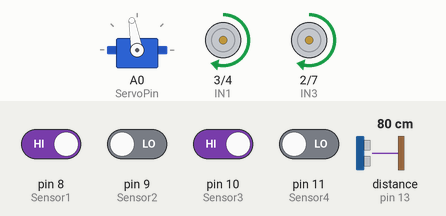
Simulated run of this sketch. Board: Arduino Uno, built with avr-gcc and run on an emulated ATmega328P. On the bench: servo, motor-driver pin pairs drawn as motors (green arrow = first pin HIGH = forward, orange = second pin HIGH = backward, longer = more drive, scaled by the enable pin). Wiring (inferred from the names in the program): ultrasonic range finder: trigger pin 12; echo pin 13. The test bench sets the inputs (shaded band); at power-on: pin 8 (Sensor1), pin 10 (Sensor3) HIGH, pin 9 (Sensor2), pin 11 (Sensor4) LOW, distance to the obstacle (sensor on pin 13) 80 cm. The echo pulse lasts 58.3 µs per cm.

Above: at 1.2 s.
1.3 s: distance to the obstacle (sensor on pin 13) set to 34 cm
2.8 s: distance to the obstacle (sensor on pin 13) set to 30 cm
At 3.2 s:
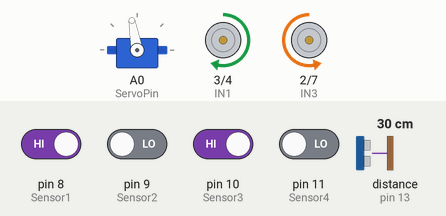
At 4.0 s:
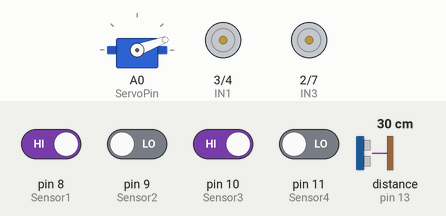
5.8 s: distance to the obstacle (sensor on pin 13) set to 2 cm
At 7.3 s:
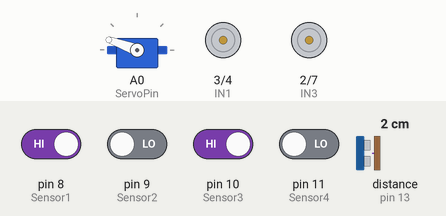
8.8 s: distance to the obstacle (sensor on pin 13) set to 4 cm
Timing chart, 0 to 12.8 s (numbered marks = the images above; inputs shaded):
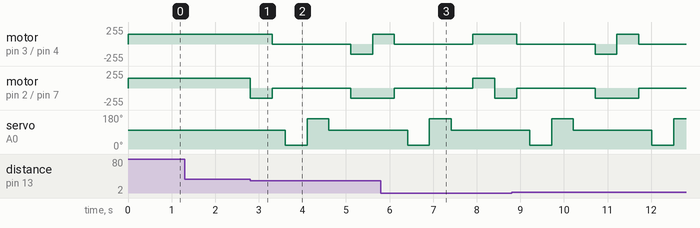

Measured:
- the behaviour switches between 31 and 30 cm on distance to the obstacle (sensor on pin 13) (found by bisection; images 0 and 1)
- after the input at 1.3 s, every drawn part: stays the same
- after the input at 2.8 s, motor on pin 3 (IN1) / pin 4 (IN2): forward 150/255 → stopped after 0.50 s, → backward 150/255 1.8 s later, → forward 150/255 0.50 s later; motor on pin 2 (IN3) / pin 7 (IN4): forward 150/255 → backward 150/255 at once, → stopped 0.50 s later, → backward 150/255 1.8 s later

The sketch:

robot.ino
```cpp
#include <Servo.h>  // Include biblioteca pentru controlul servomotoarelor

// Pinuri pentru driver-ul motorului
#define ENA 5  // Pin pentru controlul vitezei motorului stânga
#define ENB 6  // Pin pentru controlul vitezei motorului dreapta
#define IN1 3  // Pin pentru direcția motorului stânga
#define IN2 4  // Pin pentru direcția motorului stânga
#define IN3 2  // Pin pentru direcția motorului dreapta
#define IN4 7  // Pin pentru direcția motorului dreapta

// Pinuri pentru senzorul ultrasonic
#define Trig 12  // Pin pentru trimiterea semnalului
#define Echo 13  // Pin pentru recepționarea semnalului

// Pinuri pentru senzorii cu infraroșu
#define Sensor1 8  // Pin pentru senzorul 1
#define Sensor2 9  // Pin pentru senzorul 2
#define Sensor3 10 // Pin pentru senzorul 3
#define Sensor4 11 // Pin pentru senzorul 4

// Pin pentru servomotor
#define ServoPin A0  // Pin pentru controlul servomotorului

Servo myservo;  // Declararea obiectului servomotor
float distance; // Variabilă pentru stocarea distanței măsurate

// Setarea vitezei
#define carSpeed 150  // Viteză constantă pentru motor

// Declarația funcțiilor
void forward(); // Funcția pentru deplasare înainte
void back();    // Funcția pentru deplasare înapoi
void left();    // Funcția pentru deplasare spre stânga
void right();   // Funcția pentru deplasare spre dreapta
void stop();    // Funcția pentru oprirea robotului
float GetDistance(); // Funcția pentru măsurarea distanței
void lineTracing();  // Funcția pentru urmărirea liniei

// Configurație inițială
void setup() {
    pinMode(ENA, OUTPUT);  // Setare pin ENA ca ieșire
    pinMode(ENB, OUTPUT);  // Setare pin ENB ca ieșire
    pinMode(IN1, OUTPUT);  // Setare pin IN1 ca ieșire
    pinMode(IN2, OUTPUT);  // Setare pin IN2 ca ieșire
    pinMode(IN3, OUTPUT);  // Setare pin IN3 ca ieșire
    pinMode(IN4, OUTPUT);  // Setare pin IN4 ca ieșire

    pinMode(Trig, OUTPUT); // Setare pin Trig ca ieșire
    pinMode(Echo, INPUT);  // Setare pin Echo ca intrare

    pinMode(Sensor1, INPUT); // Setare pin Sensor1 ca intrare
    pinMode(Sensor2, INPUT); // Setare pin Sensor2 ca intrare
    pinMode(Sensor3, INPUT); // Setare pin Sensor3 ca intrare
    pinMode(Sensor4, INPUT); // Setare pin Sensor4 ca intrare

    myservo.attach(ServoPin); // Atașare servomotor la pinul specificat
    myservo.write(100);       // Setare poziție centrală pentru servomotor
    Serial.begin(9600);       // Inițializare comunicare serială
}

// Bucla principală
void loop() {
    distance = GetDistance();  // Măsurarea distanței

    // Evitarea obstacolelor
    if (distance < 30) {
        back(); // Deplasare înapoi
        delay(500); // Pauză de 500 ms
        stop(); // Oprire robot
        delay(300); // Pauză de 300 ms

        // Verificarea distanței la stânga și dreapta
        myservo.write(20);  // Rotirea servomotorului spre stânga
        delay(500); // Pauză de 500 ms
        float leftDistance = GetDistance(); // Măsurare distanță la stânga

        myservo.write(160); // Rotirea servomotorului spre dreapta
        delay(500); // Pauză de 500 ms
        float rightDistance = GetDistance(); // Măsurare distanță la dreapta

        myservo.write(100); // Poziționarea servomotorului în poziție centrală
        delay(500); // Pauză de 500 ms

        // Alegerea direcției în funcție de distanța măsurată
        if (rightDistance > leftDistance) {
            right(); // Deplasare spre dreapta
            delay(500); // Pauză de 500 ms
        } else {
            left(); // Deplasare spre stânga
            delay(500); // Pauză de 500 ms
        }
    } else {
        // Urmărirea liniei
        lineTracing(); // Apelarea funcției de urmărire a liniei
    }
}

// Funcția pentru măsurarea distanței
float GetDistance() {
    digitalWrite(Trig, LOW); // Setare Trig LOW pentru 2 microsecunde
    delayMicroseconds(2);
    digitalWrite(Trig, HIGH); // Setare Trig HIGH pentru 10 microsecunde
    delayMicroseconds(10);
    digitalWrite(Trig, LOW); // Setare Trig LOW

    return pulseIn(Echo, HIGH) / 58.0; // Conversie la cm
}

// Funcția pentru urmărirea obiectului
void lineTracing() {
    int S1 = digitalRead(Sensor1); // Citirea valorii senzorului 1
    int S2 = digitalRead(Sensor2); // Citirea valorii senzorului 2
    int S3 = digitalRead(Sensor3); // Citirea valorii senzorului 3
    int S4 = digitalRead(Sensor4); // Citirea valorii senzorului 4

    if (S1 == LOW && S2 == LOW && S3 == LOW && S4 == LOW) {
        forward(); // Deplasare înainte
    } else if (S1 == HIGH) {
        right(); // Deplasare spre dreapta
    } else if (S4 == HIGH) {
        left(); // Deplasare spre stânga
    } else if (S2 == HIGH) {
        forward(); // Deplasare înainte
    } else {
        stop(); // Oprire robot
    }
}

// Funcții pentru controlul motorului
void forward() {
    analogWrite(ENA, carSpeed); // Setare viteză pentru motorul stânga
    analogWrite(ENB, carSpeed); // Setare viteză pentru motorul dreapta
    digitalWrite(IN1, LOW);
    digitalWrite(IN2, HIGH);
    digitalWrite(IN3, HIGH);
    digitalWrite(IN4, LOW);
}

void back() {
    analogWrite(ENA, carSpeed); // Setare viteză pentru motorul stânga
    analogWrite(ENB, carSpeed); // Setare viteză pentru motorul dreapta
    digitalWrite(IN1, HIGH);
    digitalWrite(IN2, LOW);
    digitalWrite(IN3, LOW);
    digitalWrite(IN4, HIGH);
}

void left() {
    analogWrite(ENA, carSpeed); // Setare viteză pentru motorul stânga
    analogWrite(ENB, carSpeed); // Setare viteză pentru motorul dreapta
    digitalWrite(IN1, LOW);
    digitalWrite(IN2, HIGH);
    digitalWrite(IN3, LOW);
    digitalWrite(IN4, HIGH);
}

void right() {
    analogWrite(ENA, carSpeed); // Setare viteză pentru motorul stânga
    analogWrite(ENB, carSpeed); // Setare viteză pentru motorul dreapta
    digitalWrite(IN1, HIGH);
    digitalWrite(IN2, LOW);
    digitalWrite(IN3, HIGH);
    digitalWrite(IN4, LOW);
}

void stop() {
    analogWrite(ENA, 0); // Oprire motor stânga
    analogWrite(ENB, 0); // Oprire motor dreapta
    digitalWrite(IN1, LOW);
    digitalWrite(IN2, LOW);
    digitalWrite(IN3, LOW);
    digitalWrite(IN4, LOW);
}
```
